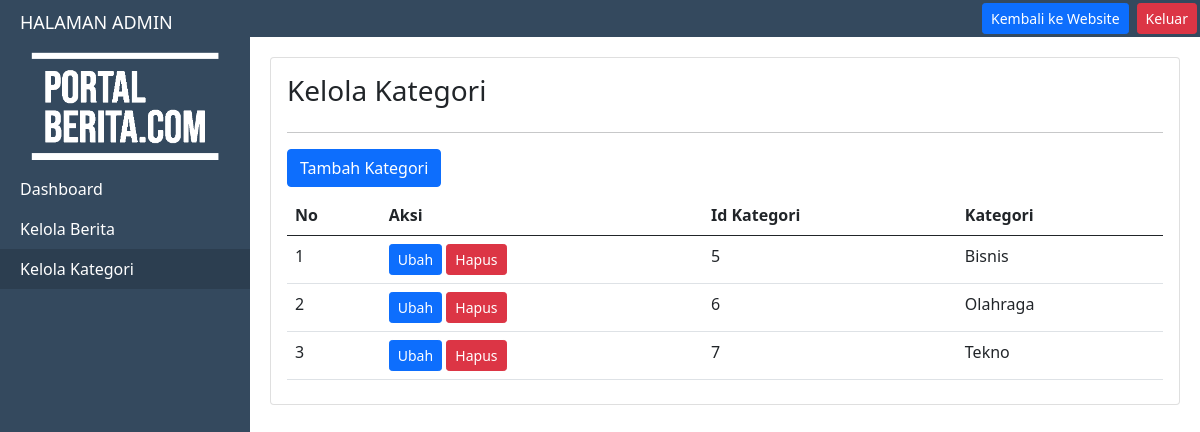
/admin/kelola_kategori.php (signed in), run on the app's committed database.
### tables this page shows
CREATE TABLE `kategori` (
  `id_kategori` int(11) NOT NULL,
  `kategori` varchar(50) NOT NULL
);

### admin/functions.php (called while the page is built, shortened)
<?php
$db = mysqli_connect("localhost", "root", "", "portal_berita");
function query($query)
{
	global $db;
	$result = mysqli_query($db, $query);
	$rows = [];
	while ($row = mysqli_fetch_assoc($result)) {
		$rows[] = $row;
	}
	return $rows;
}

### admin/kelola_kategori.php (the view, shortened to what this page needs)
<?php
require 'functions.php';
$kategori = query("SELECT * FROM kategori");
?>
<!doctype html>
<html lang="en">
<head>
    <link href="https://cdn.jsdelivr.net/npm/bootstrap@5.0.2/dist/css/bootstrap.min.css" rel="stylesheet">
    <link rel="stylesheet" href="../css/style.css">
</head>
<body>
    <div id="wrapper">
        <div id="sidebar-wrapper">
            <ul class="sidebar-nav">
                <li class="sidebar-brand">
                    <a href="index.php" class="text-white">
                        HALAMAN ADMIN
                    </a>
                </li>
                <li class="d-flex justify-content-center">
                    <img src="../img/logo_white.png" alt="" class="w-75 h-75 py-2">
                </li>
                <li>
                    <a href="index.php">Dashboard</a>
                </li>
                <li>
                    <a href="kelola_berita.php">Kelola Berita</a>
                </li>
                <li class="active">
                    <a href="kelola_kategori.php">Kelola Kategori</a>
                </li>
            </ul>
        </div>
        <div id="header" class="sticky-top">
            <div class="d-flex justify-content-end">
                <a href="../" class="btn btn-primary btn-sm mx-2">Kembali ke Website</a>
                <a href="logout.php" class="btn btn-danger btn-sm">Keluar</a>
            </div>
        </div>
        <div id="page-content-wrapper">
            <div class="container-fluid">
                <div class="row">
                    <div class="card col-lg-12 p-3">
                        <h3>Kelola Kategori</h3>
                        <hr>
                        <div>
                            <a href="tambah_kategori.php" class="btn btn-primary">Tambah Kategori</a>
                        </div>
                        <table class="table my-2">
                            <thead>
                                <tr>
                                    <th>No</th>
                                    <th>Aksi</th>
                                    <th>Id Kategori</th>
                                    <th>Kategori</th>
                                </tr>
                            </thead>
                            <tbody>
                                <?php $i = 1; ?>
                                <?php foreach ($kategori as $row) : ?>
                                    <tr>
                                        <td><?php echo $i; ?></td>
                                        <td>
                                            <a href="ubah_kategori.php?id=<?php echo $row["id_kategori"]; ?>" class="btn btn-primary btn-sm">Ubah</a>
                                            <a href="hapus_kategori.php?id=<?php echo $row["id_kategori"]; ?>" onclick="return confirm('Yakin Ingin Menghapus Data?');" class="btn btn-danger btn-sm">Hapus</a>
                                        </td>
                                        <td><?php echo $row["id_kategori"]; ?></td>
                                        <td><?php echo $row["kategori"]; ?></td>
                                    </tr>
                                    <?php $i++; ?>
                                <?php endforeach; ?>
                            </tbody>
                        </table>
                    </div>
                </div>
            </div>
        </div>
    </div>
</body>
</html>

### css/style.css (style rules this page uses)
body { overflow-x: hidden; }
#wrapper { padding-left: 0; }
#sidebar-wrapper { z-index: 1000; position: fixed; left: 250px; width: 0; height: 100%; margin-left: -250px; overflow-y: auto; background: #34495e; }
#page-content-wrapper { width: 100%; position: absolute; padding: 15px; }
.sidebar-nav { position: absolute; top: 0; width: 250px; margin: 0; padding: 0; list-style: none; }
.sidebar-nav li { text-indent: 20px; line-height: 40px; }
.sidebar-nav li a { display: block; text-decoration: none; color: #fff; }
.sidebar-nav > .sidebar-brand { height: 44px; font-size: 18px; line-height: 45px; }
.sidebar-nav > .sidebar-brand a { color: #999999; }
@media (min-width:768px) { #wrapper { padding-left: 250px; } }
@media (min-width:768px) { #sidebar-wrapper { width: 250px; } }
@media (min-width:768px) { #page-content-wrapper { padding: 20px; position: relative; } }
#header { background-color: #34495e; padding: 3px; }
li.active > a { background-color: #2c3e50; color: #fff; }

### data on the page
kategori: id_kategori "5", kategori "Bisnis"
kategori: id_kategori "6", kategori "Olahraga"
kategori: id_kategori "7", kategori "Tekno"
